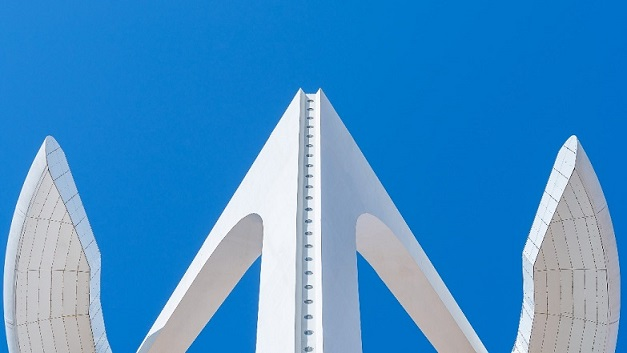
#> input picture 00_img/building.jpg, 627 x 353 px, found by its file name
$ python 3_distance_measure.py
#> lines starting #> are read from the running program, lines starting #| are printed output that depends on the picture; after the words box and inside, x2 and y2 are one past the last pixel; in counts of white or black regions, pixels touching at a corner belong together
import cv2 as cv
import numpy as np
import matplotlib.pyplot as plt
import math

img=cv.imread('C:/Users/imrk0/Desktop/Github/Image_Processing_nd_Computer_Vision_Programs/00_img/building.jpg',1)
#> img is the input picture: shape (353, 627, 3); mean B, G, R 202.4, 144.5, 68

ret,thresh=cv.threshold(img.copy(),38,255,cv.THRESH_BINARY)
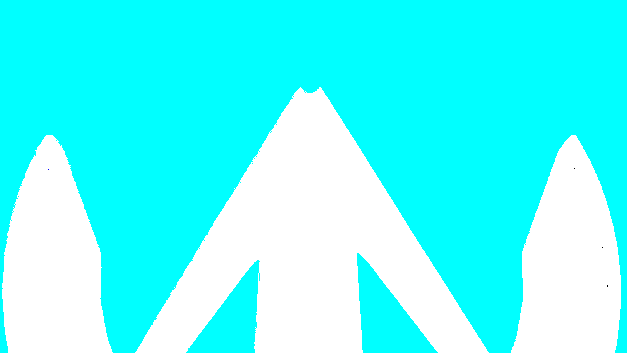
#> thresh: shape (353, 627, 3); mean B, G, R 255, 255, 88.1
canny = cv.Canny(thresh, 100, 200)
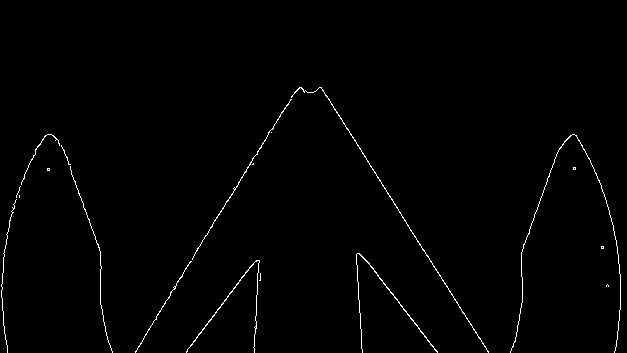
#> canny: shape (353, 627); 0.98% white in thin lines or dots, all inside (x1, y1, x2, y2) = (1, 87, 621, 353)

corners = cv.goodFeaturesToTrack(canny,10,0.4,5)
#> corners = [[253, 164], [258, 261], [300, 89], [259, 280], [357, 254], [291, 98], [304, 92], [191, 260], [602, 247], [48, 169]]
corners=np.int0(corners)
flag1=False
x1=0
y1=0
x2=0
y2=0
for corner in corners:
    x,y = corner.ravel()
    if img[x,y][0]!=0 and (img[x,y][1]!=0 and img[x,y][2]!=0):

        if (flag1!=True):
            x1=x.item()
            y1=y.item()
            cv.circle(img,(x,y),5,(0,255,255),-1)
            flag1=True
        elif (img[x,y][0] != img[x1,y1][0]) and ((img[x,y][1] != img[x1,y1][1]) and (img[x,y][2] != img[x1,y1][2])) :
            x2=x.item()
            y2=y.item()
            cv.circle(img,(x,y),5,(0,255,255),-1)
            break
#> this loop made 2 passes
#> (x, y, x1, y1, flag1) on pass 1: (253, 164, 253, 164, True)
#> (x, y, x2, y2) on pass 2: (258, 261, 258, 261)
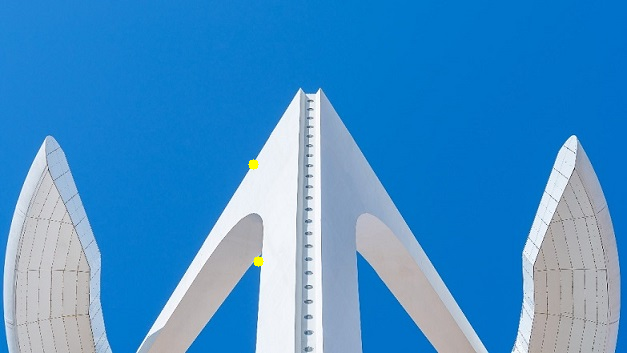
#> img: shape (353, 627, 3); 0.07% of pixels changed, all inside (x1, y1, x2, y2) = (248, 159, 264, 267)
#> after the loop, flag1 = True; x1 = 253; y1 = 164

# cv.imshow('canny', canny)
cv.line(img,(x1,y1),(x2,y2),[0,0,0],2,lineType=cv.LINE_AA)

mandis=abs(x2-x1) + abs(y2-y1)
#> mandis = 102
euclidean=int(math.sqrt((x2-x1)**2 + (y2-y1)**2))
#> euclidean = 97
text="Euclidean Distance  is "+str(euclidean) +" Manhattan Distance is "+str(mandis)
print(mandis)
#| 102
cv.putText(img,text,(14,18),cv.FONT_HERSHEY_TRIPLEX,0.5,(255,255,255),1)
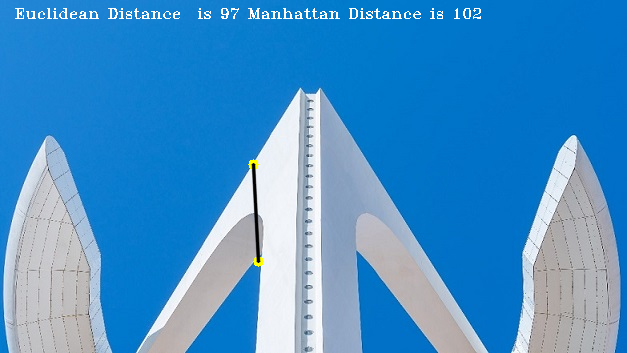
#> img: shape (353, 627, 3); mean B, G, R 202.3, 145.1, 69.4
cv.imshow('image', img)
cv.waitKey()
